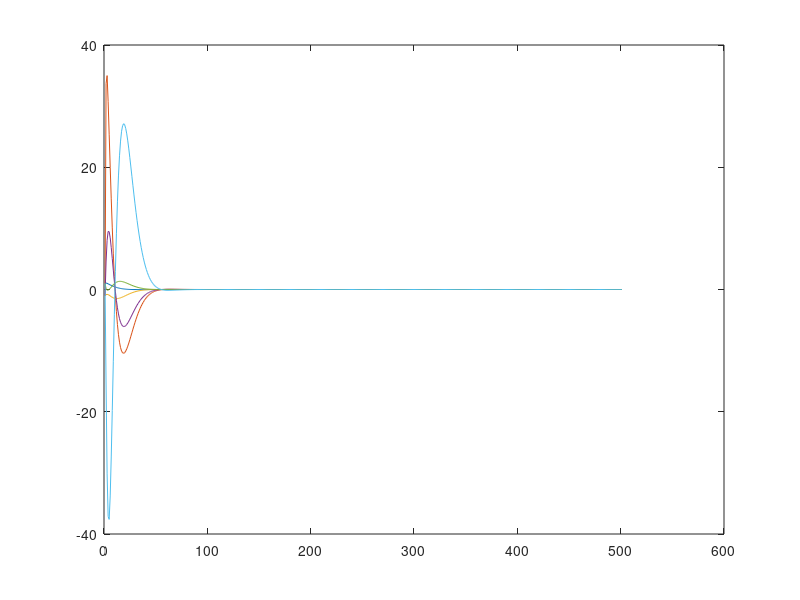
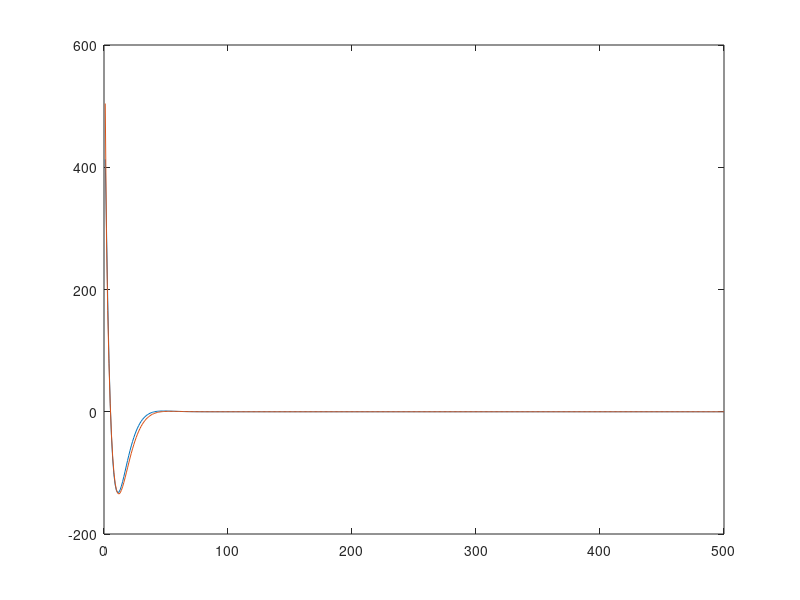
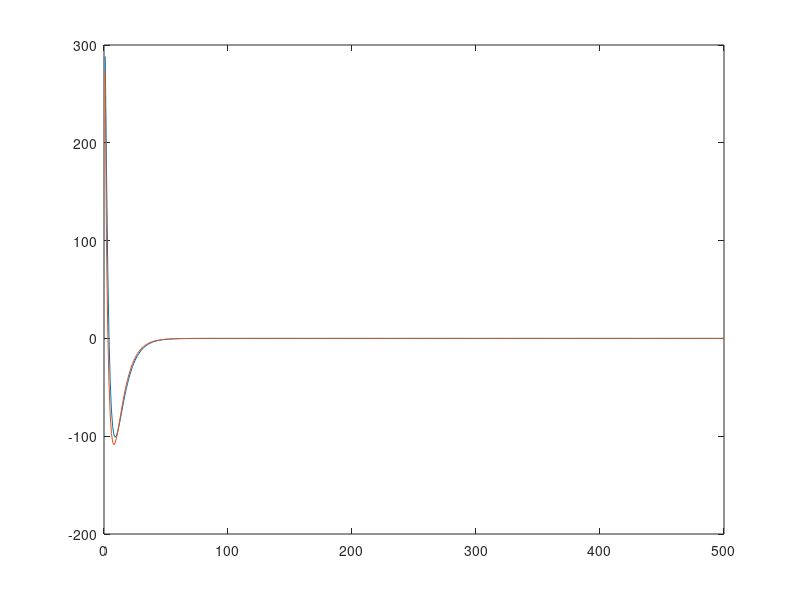
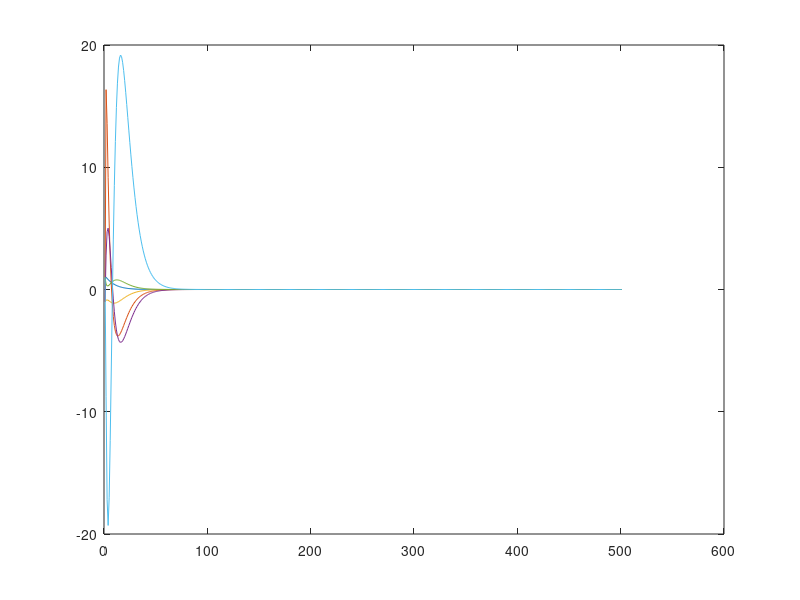

These figures' MATLAB source, in order:
% 此仿真对象参考 

close all;
clear;
clc;

%system matrices
A = [0.9499 -0.0017 0.0070 0.0005 0 0; 7.0373 0.4782 0.2243 0.1825 0.0079 0.0008;
    0.0094 0.0004 0.9927 -0.0148 0.0033 0.0002; 0.1035 0.0175 0.0031 0.8348 0.0704 0.0039;
    -0.1396 0.0073 0.0005 0.0122 0.9907 -0.0003;-0.6253 -0.00524 -0.0093 -3.4999 1.8816 -0.0169];
B = [-0.0003 0.0005; -0.0737 0.1149; 0.0003 0; 0.0106 0.0016; -0.0003 -0.0011; -0.0398 -0.0075];

alpha = 0.9; %



% Q = 100*eye(6);
Q = diag([1,1,1,0.1,0.1,0.1]);

R = 0.01*eye(2);
% digits(13);
% Q1 = [C'*Q*C -C'*Q*T; -T'*Q*C T'*Q*T];

N = 501;
Qn = 1*eye(6); % terminal state
Step = 300;


for i = 1:Step 
    u = randn(2,N-1)+sin(i);

    x(1:6,i,1) = randn(6,1);

    for k = 1:N-1
       x(1:6,i,k+1) = A * x(1:6,i,k) + B * u(:,k); % 状态量
       x(7:8,i,k) = u(:,k); % 控制量
    end
end

for k = 1: N-1
    for i = 1: Step 
        fai(k,i,:) = [x(1,i,k)^2  2*x(1,i,k)*x(2,i,k) 2*x(1,i,k)*x(3,i,k) 2*x(1,i,k)*x(4,i,k) 2*x(1,i,k)*x(5,i,k) 2*x(1,i,k)*x(6,i,k) 2*x(1,i,k)*x(7,i,k) 2*x(1,i,k)*x(8,i,k)... 
            x(2,i,k)^2 2*x(2,i,k)*x(3,i,k) 2*x(2,i,k)*x(4,i,k) 2*x(2,i,k)*x(5,i,k) 2*x(2,i,k)*x(6,i,k) 2*x(2,i,k)*x(7,i,k) 2*x(2,i,k)*x(8,i,k)...
            x(3,i,k)^2 2*x(3,i,k)*x(4,i,k) 2*x(3,i,k)*x(5,i,k) 2*x(3,i,k)*x(6,i,k) 2*x(3,i,k)*x(7,i,k) 2*x(3,i,k)*x(8,i,k)...
            x(4,i,k)^2 2*x(4,i,k)*x(5,i,k) 2*x(4,i,k)*x(6,i,k) 2*x(4,i,k)*x(7,i,k) 2*x(4,i,k)*x(8,i,k)...
            x(5,i,k)^2 2*x(5,i,k)*x(6,i,k) 2*x(5,i,k)*x(7,i,k) 2*x(5,i,k)*x(8,i,k)...
            x(6,i,k)^2 2*x(6,i,k)*x(7,i,k) 2*x(6,i,k)*x(8,i,k)...
            x(7,i,k)^2 2*x(7,i,k)*x(8,i,k)...
            x(8,i,k)^2];
    end
end

for k = N-1:-1:1
    
    if k == N-1
        for i = 1:Step 
            gamma(k,i) = (1/(alpha*alpha))*x(1:6,i,k+1)' * Q * x(1:6,i,k+1) + x(1:6,i,k)' * Q * x(1:6,i,k) + x(7:8,i,k)' * R * x(7:8,i,k);  
        end
    else
        for i = 1:Step
            gamma(k,i) =(1/(alpha*alpha))*x(1:6,i,k+1)' * P_bar(:,:,k+1) * x(1:6,i,k+1) + x(1:6,i,k)' * Q * x(1:6,i,k) + x(7:8,i,k)' * R * x(7:8,i,k);
        end
    end
    rank(squeeze(fai(k,:,:))'*squeeze(fai(k,:,:)))

    lamda(:,k) = inv(squeeze(fai(k,:,:))'*squeeze(fai(k,:,:))) * squeeze(fai(k,:,:))' * gamma(k,:)';
    H_xx(:,:,k) = [lamda(1,k) lamda(2,k) lamda(3,k) lamda(4,k) lamda(5,k) lamda(6,k);...
                   lamda(2,k) lamda(9,k) lamda(10,k) lamda(11,k) lamda(12,k) lamda(13,k);...
                   lamda(3,k) lamda(10,k) lamda(16,k) lamda(17,k) lamda(18,k) lamda(19,k);...
                   lamda(4,k) lamda(11,k) lamda(17,k) lamda(22,k) lamda(23,k) lamda(24,k);...
                   lamda(5,k) lamda(12,k) lamda(18,k) lamda(23,k) lamda(27,k) lamda(28,k);...
                   lamda(6,k) lamda(13,k) lamda(19,k) lamda(24,k) lamda(28,k) lamda(31,k)];

    H_xu(:,:,k) = [lamda(7,k) lamda(8,k);lamda(14,k) lamda(15,k);lamda(20,k) lamda(21,k);...
                   lamda(25,k) lamda(26,k);lamda(29,k) lamda(30,k);lamda(32,k) lamda(33,k)];
    H_ux(:,:,k) = H_xu(:,:,k)';

    H_uu(:,:,k) = [lamda(34,k) lamda(35,k);lamda(35,k) lamda(36,k)];

    K_bar(:,:,k) = -inv(H_uu(:,:,k))*H_ux(:,:,k);
    P_bar(:,:,k) = H_xx(:,:,k) + K_bar(:,:,k)'*H_ux(:,:,k)+H_xu(:,:,k)*K_bar(:,:,k)+K_bar(:,:,k)'*H_uu(:,:,k)*K_bar(:,:,k);
    NormFP_bar(k) = norm(P_bar(:,:,k),'fro');
end



for kk = N-1:-1:1
    if kk == N-1
        P(:,:,kk) = (alpha^2*Q+A'*Q*A-A'*Q*B*inv(alpha^2*R+B'*Q*B)*B'*Q*A)/alpha^2;
    else
        P(:,:,kk) = (alpha^2*Q+A'*P(:,:,kk+1)*A - A'*P(:,:,kk+1)*B*inv(alpha^2*R+B'*P(:,:,kk+1)*B)*B'*P(:,:,kk+1)*A)/alpha^2;
    end
    NormFP(kk) = norm(P(:,:,kk),'fro');
end

for kk = 1:N-1
    if kk == N-1
        K(:,:,kk) = inv(alpha^2*R + B'*Q*B)*B'*Q*A; %应该是K(N-1)
    else
        K(:,:,kk) = inv(alpha^2*R + B'*P(:,:,kk+1)*B)*B'*P(:,:,kk+1)*A; % 这里应该是P(k+1)，但是
    end
end
% x_bar(:,1) = [0.1; -0.1; -0.1; 0.1; 0.1; -0.1];
x_bar(:,1) = [1; -1; -1; -1; 1; 1];

for kk = 1:N-1
    u_bar(:,kk) = K_bar(:,:,k)*x_bar(:,kk);

	x_bar(:,kk+1)= A*x_bar(:,kk) + B*u_bar(:,kk);

end

t = 1:1:N;
figure(1)
plot(t,x_bar)

z = 1:1:N-1;
figure(2)
plot(z,u_bar)


% x1(:,1) = [0.1; -0.1; -0.1; 0.1; 0.1; -0.1];
x1(:,1) = [1; -1; -1; -1; 1; 1];

for kk = 1:N-1                                                             

    u1(:,kk) = -K(:,:,kk)*x1(:,kk);

    x1(:,kk+1)= A*x1(:,kk) + B*u1(:,kk);

end


figure(5)
plot(z,u1)
figure(6)
plot(t,x1)


